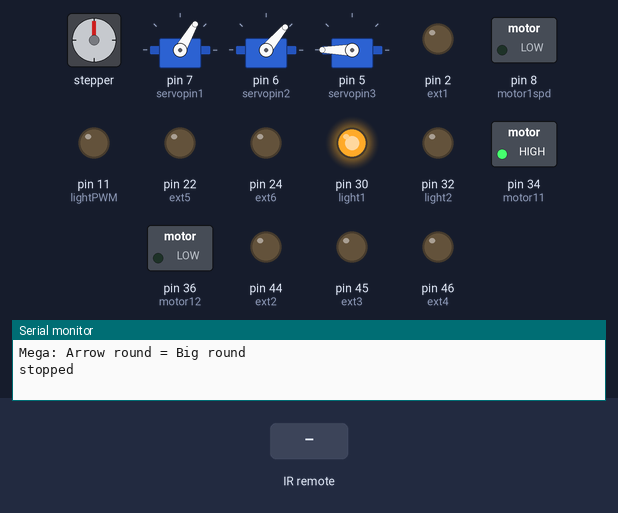
The sketch below on a simulated Arduino Mega 2560, built with avr-gcc and run on an emulated ATmega2560. Shown: stepper motor, 3 × servo, switched loads named in the sketch (green lamp = pin HIGH), output pins drawn as LEDs (lit = HIGH), the last lines printed to the serial monitor. The inputs (shaded band) are chosen by the test bench. Stepper angles assume 32 steps per turn; pins used as bus, display or sensor lines are not drawn.

Above: at 8.9 s.
9.0 s: infrared code 0x20DF10EF received
At 9.9 s:
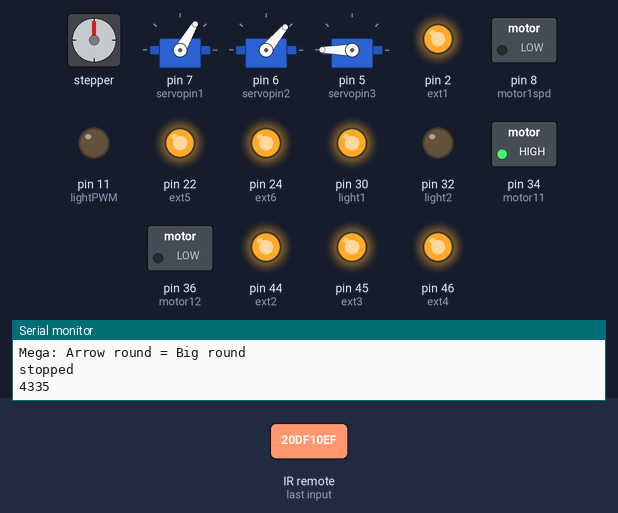
10.5 s: infrared code 0x20DF609F received
At 11.7 s:
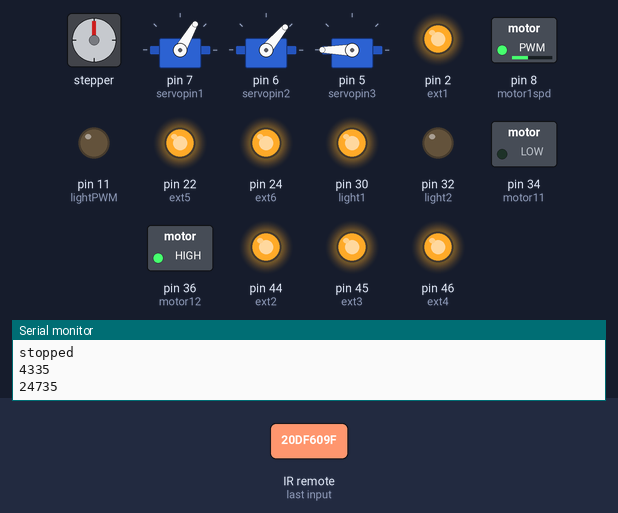
12.0 s: infrared code 0x20DF22DD received
At 13.2 s:
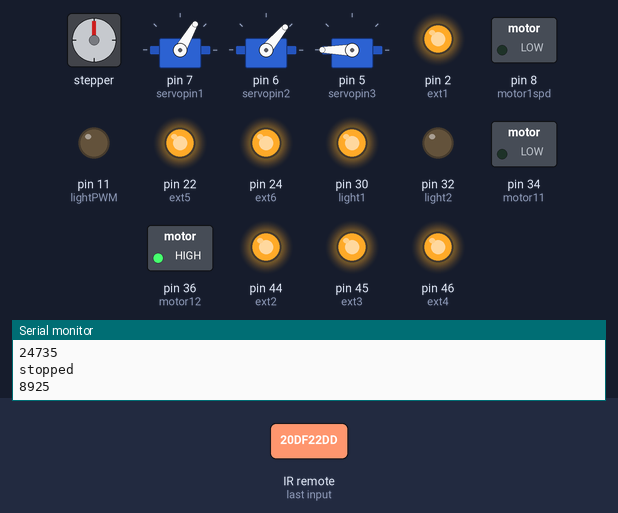
13.5 s: infrared code 0x20DF02FD received
At 14.6 s:
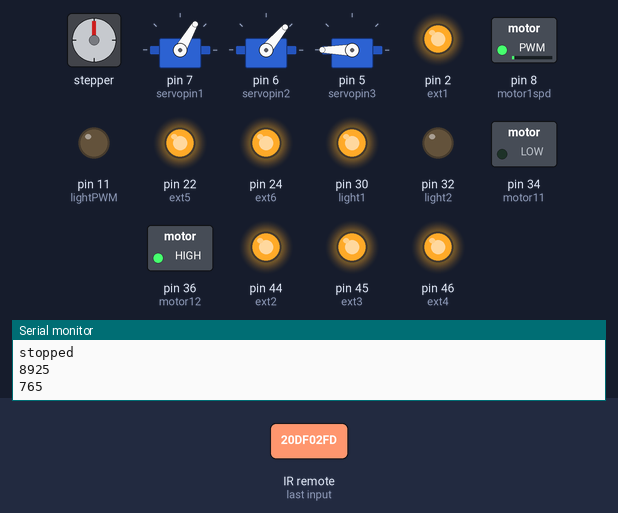
15.0 s: infrared code 0x20DFE01F received
At 16.2 s:
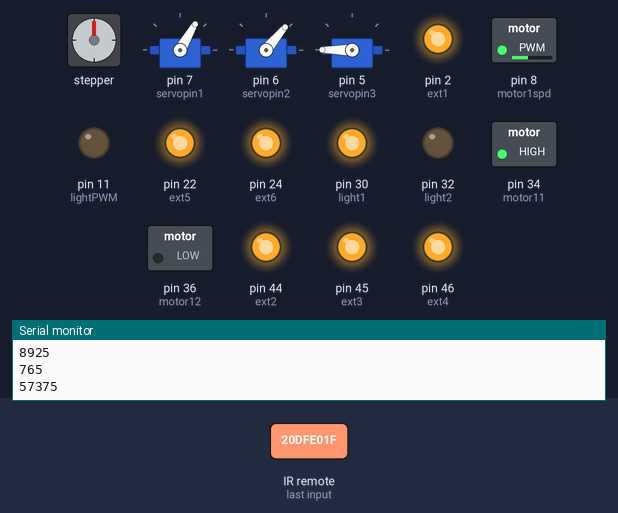
16.5 s: infrared code 0x20DF00FF received
At 16.8 s:
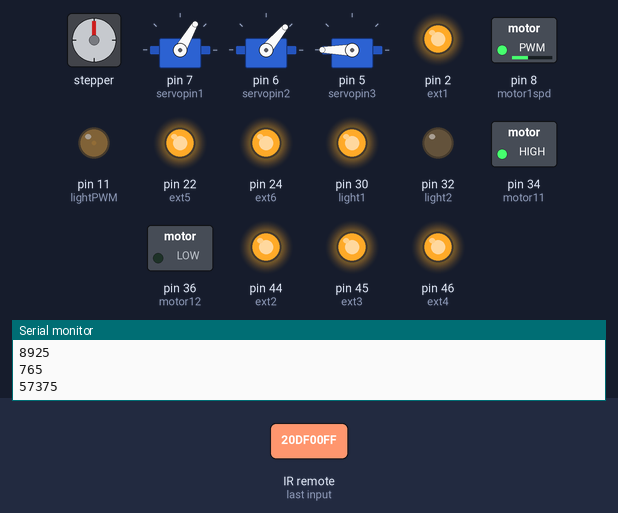
Timing chart, 0 to 19.0 s (numbered marks = the images above; inputs shaded):
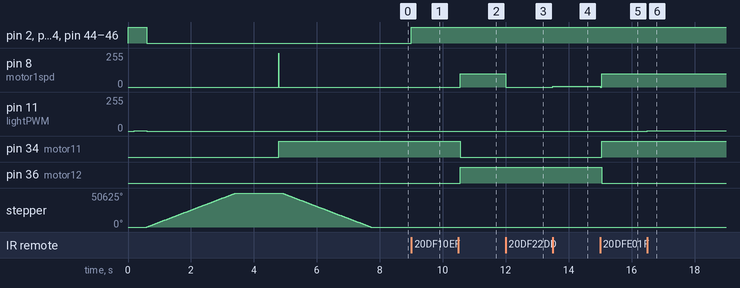

The sketch:

Mega_RW_controller.ino
```cpp
#include <IRremote.h>

#include <Stepper.h>
#include <Servo.h>

enum DIRECTION {
  TO_LEFT,
  TO_RIGHT
};

enum STATES {
  TRAIN_STOPPED = 1,
  TRAIN_MOVING_LEFT = 2,
  TRAIN_MOVING_RIGHT = 4,
  BARRIER_OPEN = 8,
  DEPO_ARROW = 16,
  BIG_ROUND = 32,
  STREET_LIGHT = 64,
  HOUSE1_LIGHT = 128,
  HOUSE2_LIGHT = 256
};

int worldState = 0;

// Команда принимаемая через сериал
String command = "";
// Принята команда или просто текст.
bool isCommand = false;

String sendingData = "";

// Для таймера прерывания(Мигаем диодом)
#define PIN_LED 13  // вывод светодиода
static uint32_t timer;
int ledDelay = 1000;

static uint32_t pingTimer;
int pingDelay = 9000;
bool isConnected = false;

//пины
int receiver_pin = 38;
//int power = 2; //питание
int motor11 = 34;   //мотор 1 контакт 1
int motor12 = 36;   //мотор 1 контакт 2
int motor1spd = 8;  //мотор 1 шим(скорость)
int light1 = 30;    //свет1
int light2 = 32;    //свет2
int lightPWM = 11;  //свет шим
int step11 = 12;    //шд 1 1
int step12 = 13;    //шд 1 2
int step21 = 3;     //шд 2 1
int step22 = 4;     //шд 2 2
int servopin1 = 7;  //Серво 1 - стрелка
int servopin2 = 6;  //Серво 2
int servopin3 = 5;  //Серво 3
int ext1 = 2;
int ext2 = 44;
int ext3 = 45;
int ext4 = 46;
int ext5 = 22;
int ext6 = 24;
int hall1 = 53;
int hall2 = 51;
int hall3 = 49;

//Объекты
Stepper motor1(32, step11, step12);
Stepper motor2(32, step21, step22);
Stepper motor3(32, step21, step22);
Servo servo1;
Servo servo2;
Servo servo3;

//переменные
int pwrs[] = { 0, 0, 0, 0 };  //переменная состояния питания и подсветки
int spd = 0;                  //переменная скорости двигателя
int spdgl = 0;                //Переменная направления движения
bool lgt = false;             //переменная света
bool arrowRonds = false;      //переменная стрелка
bool arrowDepo = false;       //переменная стрелка в депо
bool state = 0;               //переменная холла 1
bool shlag = 0;               //переменная шлагбаума

IRrecv receiver(receiver_pin);
decode_results output;

// Перечисление кодов пульта
#define POW 0x20DF10EF     //питание
#define OK 0x20DF22DD      //стоп
#define RIGHT 0x20DF609F   //движение вперёд
#define UP 0x20DF02FD      //скорость +
#define LEFT 0x20DFE01F    //движение назад
#define DWN 0x20DF827D     //скорость -
#define CH_UP 0x20DF00FF   //Свет вкл
#define CH_DWN 0x20DF807F  //Свет выкл
#define V_UP 0x20DF40BF    //Стрелка +
#define V_DWN 0x20DFC03F   //Стрелка -
#define FAV 0x20DF7887     //Стрелка в депо
#define RAT 0x20DF9E61     //Шлагбаум


void setup() {
  Serial.begin(115200);
  Serial3.begin(115200);
  Serial3.setTimeout(5);
  receiver.enableIRIn();
  // pinMode(power, OUTPUT);
  pinMode(motor11, OUTPUT);
  pinMode(motor12, OUTPUT);
  pinMode(motor1spd, OUTPUT);
  pinMode(light1, OUTPUT);
  pinMode(light2, OUTPUT);
  pinMode(lightPWM, OUTPUT);
  pinMode(ext1, OUTPUT);
  pinMode(ext2, OUTPUT);
  pinMode(ext3, OUTPUT);
  pinMode(ext4, OUTPUT);
  pinMode(ext5, OUTPUT);
  pinMode(ext6, OUTPUT);

  pinMode(step11, OUTPUT);
  pinMode(step12, OUTPUT);
  pinMode(step21, OUTPUT);
  pinMode(step22, OUTPUT);

  motor1.setSpeed(3000);
  motor2.setSpeed(7000);

  //  servo1.attach(servopin1);
  //  servo2.attach(servopin2);
  //  servo3.attach(servopin3);

  pinMode(hall1, INPUT);
  pinMode(hall2, INPUT);
  pinMode(hall3, INPUT);

  initialize();
}

void loop() {
  if (millis() - timer >= ledDelay) {
    timer = millis();
    digitalWrite(PIN_LED, !digitalRead(PIN_LED));
  }

  checkIRCommand();
  checkWiFiCommand();
  checkSerial();

  // if (millis() - pingTimer >= pingDelay) {
  //   pingTimer = millis();
  //   isConnected = false;
  //   sendStates();
  // }
}
```

control.ino
```cpp
// Обработка команд полученных через последовательный порт от ESP-01
/** Состав команды
  1 символ command[0] игнорируем
  2 символ command[1] группа параметров
    &0 - Поезд
      &00 - остановить
      &01 - начать движение вправо
      &02 - начать движение влево
      &03 - увеличить скорость
      &04 - уменьшить скорость
      &05 - установить скорость
        &05ХХХ - 3 символа собрать в строку и перевести в инт
    &1 - Механика мира
      &10 - шакбаум открыть/закрыть
      &11 - стрелка депо
      &12 - стрелки мира
    &2 - Свет
      &20 - вкл/выкл весь свет
      &21 - свет 1
      &22 - свет 2
      &23 - свет 3

    &8 - ping
    &9 - client connected
**/

// Инициализация мира

void initialize() {
  lightHousesOnOff();  // Вкл свет в домах
  delay(100);
  void lightOutUp();  // Вкл фонари
  delay(100);
  lightOutDown();      // выкл фонари
  lightHousesOnOff();  // выкл свет в домах

  barrierUpDown();  // поднять шлакбаум
  roundArrow();     // стрелки на большой круг
  // Шевельнуть стрелку депо
  depoArrow();
  depoArrow();

  // Рывок поезда
  trainMove(TO_LEFT);
  trainSetSpeed(255);
  delay(10);
  trainSetSpeed(0);
  // Рывок поезда

  delay(100);
  barrierUpDown();  // опустить шлакбаум
}

// Получает данные от ESP-01, команда - выполняется, текст просто выводится в консоль
void getSerialWiFiData() {
  while (Serial3.available()) {
    // Чтение данных из порта Serial3
    char inChar = Serial3.read();
    // Вывод прочитанных данных в порт Serial
    if (isCommand) {
      isConnected = true;
      command += inChar;
    } else if (inChar == '&') {
      Serial.println("Command recived!");
      isCommand = true;
    } else {
      Serial.write(inChar);
    }
  }

  if (command.length() > 0) {
    Serial.print("command.length()");
    Serial.println(command.length());
    Serial.println(command);
  }
}

void world(char &com) {
  switch (com) {
    case '0':
      barrierUpDown();
      break;

    case '1':
      depoArrow();
      break;

    case '2':
      roundArrow();
      break;
  }
}

void ligth(char &com) {
  switch (com) {
    case '0':
    if(worldState & STREET_LIGHT)
    {
      lightOutDown();
    }
    else
    {
      lightOutUp();
    }
      break;

    case '1':
      lightHousesOnOff();
      break;

    case '2':
      lightHousesOnOff();
      break;
  }
}

void checkWiFiCommand() {
  getSerialWiFiData();

  if (isCommand /** && (command.length() == 1 || command.length() == 5)**/) {
    Serial.print("Command recived ");
    Serial.println(command);
    switch (command[0]) {
      case '0':
        train(command[1]);
        break;

      case '1':
        world(command[1]);
        break;

      case '2':
        ligth(command[1]);
        break;

      case '8':
        Serial.println("ping");
        break;

      case '9':
        Serial.println("Client connected");
        isConnected = true;
        break;
    }

    sendStates();
  } else if (command.length() == 0) {
  } else {
    Serial.println("Mega: WrongCommand!");
  }
  isCommand = false;
  command = "";
}

void train(char &com) {
  Serial.print("Train ");
  switch (com) {
    case '0':
      trainSetSpeed(0);
      break;

    case '1':
      Serial.println("move to right");
      trainMove(TO_RIGHT);
      break;

    case '2':
      Serial.println("move to left");
      trainMove(TO_LEFT);
      break;

    case '3':
      Serial.println("speed up");
      trainSpeedUp();
      break;

    case '4':
      Serial.println("speed down");
      trainSpeedDown();
      break;

    case '5':
      Serial.println("set speed");
      if (command.length() == 6) {
        String speedStr = "";
        speedStr += command[3] + command[4] + command[5];
        int speed = speedStr.toInt();
        trainSetSpeed(speed);
      } else {
        Serial.println("Mega: WrongTrainSpeed!");
      }
      break;
  }
}

// Обработка команд с ИК пульта
void checkIRCommand() {
  if (receiver.decode(&output)) {
    unsigned int value = output.value;
    switch (value) {
      case RIGHT:  //движение вперёд
        trainMove(TO_RIGHT);
        break;

      case LEFT:  //движение назад
        trainMove(TO_LEFT);
        break;

      case UP:  //скорость +
        trainSpeedUp();
        break;

      case DWN:  //скорость -
        trainSpeedDown();
        break;

      case OK:  // остановить поезд
        trainSetSpeed(0);
        break;

      case CH_UP:  //свет фонари вкл
        lightOutUp();
        break;

      case CH_DWN:  //свет фонари выкл
        lightOutDown();
        break;

      case POW:  //Свет общий вкл/выкл (Дома?)
        lightHousesOnOff();
        break;

      case RAT:  //шлагбаум ШД1
        barrierUpDown();
        break;

      case V_UP:  //Стрелки круг +
        roundArrow();
        break;

      case V_DWN:  //Стрелки круг -
        roundArrow();
        break;

      case FAV:  //Стрелка в депо
        depoArrow();
        break;
    }
    Serial.println(value);
    receiver.resume();
  }
}

// Отправка данных
void sendStates() {
  Serial.flush();
  Serial3.flush();
  Serial.print("SENDING DATA: ");

  sendingData = "$" + String(worldState) + "&" + String(spd);
  Serial3.println(sendingData);
  Serial.println(sendingData);
  Serial.println("Data sended");
  Serial.flush();
  Serial3.flush();
}

// Отправить данные с сериал
void checkSerial() {
  while (Serial.available()) {
    String tempStr = Serial.readString();
    Serial.println(tempStr);
    Serial3.println(tempStr);
    Serial.flush();
  }
}
```

light.ino
```cpp
// Свет в домах
void lightHousesOnOff() {
  if (pwrs[1] == 1) {
    digitalWrite(ext1, LOW);
    digitalWrite(ext2, LOW);
    digitalWrite(ext3, LOW);
    digitalWrite(ext4, LOW);
    digitalWrite(ext5, LOW);
    digitalWrite(ext6, LOW);
    pwrs[1] = 0;
    worldState &= (~HOUSE1_LIGHT);
    worldState &= (~HOUSE2_LIGHT);
  } else {
    digitalWrite(ext1, HIGH);
    digitalWrite(ext2, HIGH);
    digitalWrite(ext3, HIGH);
    digitalWrite(ext4, HIGH);
    digitalWrite(ext5, HIGH);
    digitalWrite(ext6, HIGH);
    pwrs[1] = 1;
    worldState |= HOUSE1_LIGHT;
    worldState |= HOUSE2_LIGHT;
  }
}

// Фонари вкл(плавное включение)
void lightOutUp() {
  worldState |= STREET_LIGHT;
  digitalWrite(light1, HIGH);
  digitalWrite(light2, LOW);
  lgt = 90;
  analogWrite(lightPWM, lgt);
  delay(100);
  lgt = 110;
  analogWrite(lightPWM, lgt);
  delay(100);
  lgt = 130;
  analogWrite(lightPWM, lgt);
  delay(100);
  lgt = 150;
  analogWrite(lightPWM, lgt);
  delay(100);
  lgt = 255;
  analogWrite(lightPWM, lgt);
}

// Фонари выкл(плавное выключение)
void lightOutDown() {
  worldState &= (~STREET_LIGHT);
  digitalWrite(light1, HIGH);
  digitalWrite(light2, LOW);
  lgt = 150;
  analogWrite(lightPWM, lgt);
  delay(100);
  lgt = 130;
  analogWrite(lightPWM, lgt);
  delay(100);
  lgt = 110;
  analogWrite(lightPWM, lgt);
  delay(100);
  lgt = 90;
  analogWrite(lightPWM, lgt);
  delay(100);
  lgt = 0;
  analogWrite(lightPWM, lgt);
}
```

train.ino
```cpp
// Запустить поезд по направлению из перечисления DIRECTION::TO_LEFT / DIRECTION::TO_RIGTH
void trainMove(int dir) {
  spd = 0;
  analogWrite(motor1spd, spd);
  delay(50);

  if (dir == TO_RIGHT) {
    digitalWrite(motor11, LOW);
    digitalWrite(motor12, HIGH);
    worldState &= (~TRAIN_STOPPED);
    worldState &= (~TRAIN_MOVING_LEFT);
    worldState |= TRAIN_MOVING_RIGHT;
  } else {
    digitalWrite(motor11, HIGH);
    digitalWrite(motor12, LOW);
    worldState &= (~TRAIN_STOPPED);
    worldState &= (~TRAIN_MOVING_RIGHT);
    worldState |= TRAIN_MOVING_LEFT;
  }
  spd = 100;
  analogWrite(motor1spd, spd);
  spdgl = (dir == TO_RIGHT ? 0 : 1);
}

// Скорость поезда +
void trainSpeedUp() {
  if (spd < 255) {
    spd += 5;
    //spd = constrain(spd, 0, 254); //ограничение минимальной максимальной скорости
    analogWrite(motor1spd, spd);
  } else {
    spd = 255;
    analogWrite(motor1spd, spd);
  }
}

// Скорость поезда -
void trainSpeedDown() {
  if (spd > 0) {
    spd -= 5;
    //spd = constrain(spd, 0, 254); //ограничение минимальной максимальной скорости
  } else {
    spd = 0;
  }
  trainSetSpeed(spd);
}

// Установить скорость поезда
void trainSetSpeed(int speed) {
  if (speed == 0) {
    worldState |= TRAIN_STOPPED;
    Serial.println("stopped");
  } else {
    worldState &= (~TRAIN_STOPPED);
  }
  spd = speed;
  analogWrite(motor1spd, spd);
}
```

world.ino
```cpp
// Шлакбаум
void barrierUpDown() {
  if (shlag) {
    motor1.step(-4500);
    worldState &= (~BARRIER_OPEN);
    shlag = false;
  } else {
    motor1.step(4500);
    shlag = true;
    worldState |= BARRIER_OPEN;
  }
}

// Стрелки кругов
void roundArrow() {
  servo1.attach(servopin1);
  servo2.attach(servopin2);
  servo1.write(arrowRonds ? 0 : 60);
  servo2.write(arrowRonds ? 0 : 50);
  delay(300);
  servo1.detach();
  servo2.detach();
  servo3.detach();
  if (worldState & BIG_ROUND) {
    worldState &= (~BIG_ROUND);
  }
  else {
    worldState |= BIG_ROUND;
  }
  Serial.print("Mega: Arrow round = ");

  if (worldState & BIG_ROUND) {
    Serial.println("Big round");
  } else {
    Serial.println("Small round");
  }
}

// стрелка депо
void depoArrow() {
  servo3.attach(servopin3);
  servo3.write(arrowDepo == 0 ? 80 : 255);
  delay(500);  // !!! Зачем задержка ???
  arrowDepo = !arrowDepo;
  if (arrowDepo) {
    worldState |= DEPO_ARROW;
  } else {
    worldState &= (~DEPO_ARROW);
  }
  servo1.detach();
  servo2.detach();
  servo3.detach();
}
```

Measured:
- after the input at 9.0 s, pin 2 (ext1), pin 22 (ext5), pin 24 (ext6), pin 44 (ext2), pin 45 (ext3), pin 46 (ext4): LOW → HIGH at once
- after the input at 10.5 s, pin 8 (motor1spd): 0/255 → 100/255 after 0.05 s; pin 34 (motor11): HIGH → LOW after 0.05 s; pin 36 (motor12): LOW → HIGH after 0.05 s
- after the input at 12.0 s, pin 8 (motor1spd): 100/255 → 0/255 at once
- after the input at 13.5 s, pin 8 (motor1spd): 0/255 → 5/255 at once
- after the input at 15.0 s, pin 8 (motor1spd): 5/255 → 100/255 at once; pin 34 (motor11): LOW → HIGH after 0.05 s; pin 36 (motor12): HIGH → LOW after 0.05 s
- after the input at 16.5 s, pin 11 (lightPWM): 0/255 → 1/255 at once
